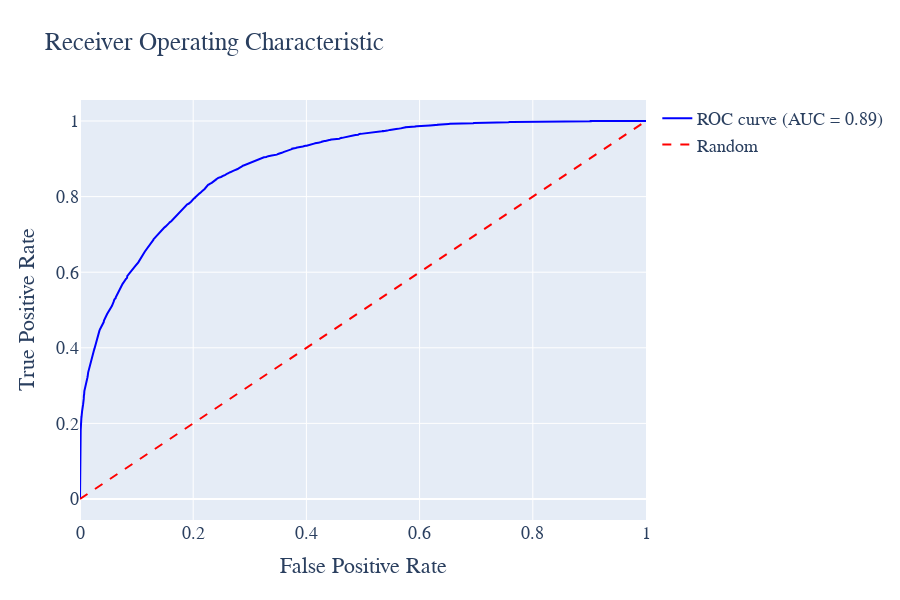

Notebook code cell kept with this figure:
### Code cell
import plotly.graph_objects as go
from sklearn.metrics import roc_curve, auc

# 计算ROC曲线
roc_auc = auc(fpr, tpr)

# 创建布局
layout = go.Layout(
    title='Receiver Operating Characteristic',
    xaxis=dict(title='False Positive Rate'),
    yaxis=dict(title='True Positive Rate'),
    hovermode='closest',
    width=900, height=600,
    font=dict(family='Times New Roman', size=18)
)

# 创建ROC曲线图形
roc_trace = go.Scatter(
    x=fpr,
    y=tpr,
    mode='lines',
    line=dict(color='blue', width=2),
    name='ROC curve (AUC = %0.2f)' % roc_auc
)

# 创建对角线图形
diagonal_trace = go.Scatter(
    x=[0, 1],
    y=[0, 1],
    mode='lines',
    line=dict(color='red', width=2, dash='dash'),
    name='Random'
)

# 创建图表数据
data = [roc_trace, diagonal_trace]

# 创建图表
fig = go.Figure(data=data, layout=layout)

fig.write_html('Image/4_6_6_2.html')
# 显示图表
fig.show()

### Figure 1 — Plotly figure (JSON) as saved in the notebook; plotly's stock layout.template omitted (floating-point values rounded to 4 significant figures; data arrays with more than 128 entries replaced by an {"elided": "..."} marker saying what was removed)
{"data": [{"line": {"color": "blue", "width": 2}, "mode": "lines", "name": "ROC curve (AUC = 0.89)", "type": "scatter", "x": {"elided": "1996 float values"}, "y": {"elided": "1996 float values"}}, {"line": {"color": "red", "dash": "dash", "width": 2}, "mode": "lines", "name": "Random", "type": "scatter", "x": [0, 1], "y": [0, 1]}], "layout": {"font": {"family": "Times New Roman", "size": 18}, "height": 600, "hovermode": "closest", "title": {"text": "Receiver Operating Characteristic"}, "width": 900, "xaxis": {"title": {"text": "False Positive Rate"}}, "yaxis": {"title": {"text": "True Positive Rate"}}}}
